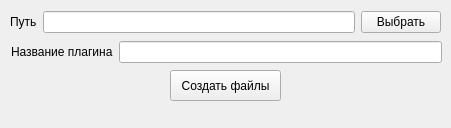
<?xml version="1.0" encoding="UTF-8"?>
<ui version="4.0">
 <class>MainWindow</class>
 <widget class="QMainWindow" name="MainWindow">
  <property name="geometry">
   <rect>
    <x>0</x>
    <y>0</y>
    <width>451</width>
    <height>128</height>
   </rect>
  </property>
  <property name="windowTitle">
   <string>MainWindow</string>
  </property>
  <widget class="QWidget" name="centralwidget">
   <widget class="QPushButton" name="btnCreate">
    <property name="geometry">
     <rect>
      <x>170</x>
      <y>70</y>
      <width>111</width>
      <height>31</height>
     </rect>
    </property>
    <property name="text">
     <string>Создать файлы</string>
    </property>
   </widget>
   <widget class="QWidget" name="layoutWidget">
    <property name="geometry">
     <rect>
      <x>10</x>
      <y>10</y>
      <width>431</width>
      <height>25</height>
     </rect>
    </property>
    <layout class="QGridLayout" name="gridPath">
     <item row="0" column="0">
      <widget class="QLabel" name="labPath">
       <property name="text">
        <string>Путь</string>
       </property>
      </widget>
     </item>
     <item row="0" column="1">
      <widget class="QLineEdit" name="edPath"/>
     </item>
     <item row="0" column="2">
      <widget class="QPushButton" name="btnChoose">
       <property name="text">
        <string>Выбрать</string>
       </property>
      </widget>
     </item>
    </layout>
   </widget>
   <widget class="QWidget" name="layoutWidget">
    <property name="geometry">
     <rect>
      <x>11</x>
      <y>41</y>
      <width>431</width>
      <height>22</height>
     </rect>
    </property>
    <layout class="QGridLayout" name="gridName">
     <item row="0" column="0">
      <widget class="QLabel" name="labName">
       <property name="text">
        <string>Название плагина</string>
       </property>
      </widget>
     </item>
     <item row="0" column="1">
      <widget class="QLineEdit" name="edName"/>
     </item>
    </layout>
   </widget>
  </widget>
  <widget class="QMenuBar" name="menubar">
   <property name="geometry">
    <rect>
     <x>0</x>
     <y>0</y>
     <width>451</width>
     <height>22</height>
    </rect>
   </property>
  </widget>
 </widget>
 <resources/>
 <connections/>
</ui>
